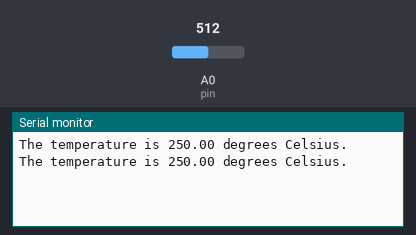
Simulated run of this sketch. Board: Arduino Uno, built with avr-gcc and run on an emulated ATmega328P. Parts: the last lines printed to the serial monitor. The inputs (shaded band) are chosen by the test bench; at power-on: A0 (pin) = 512.

Above: at 1.8 s.
1.9 s: A0 (pin) set to 716
At 2.8 s:
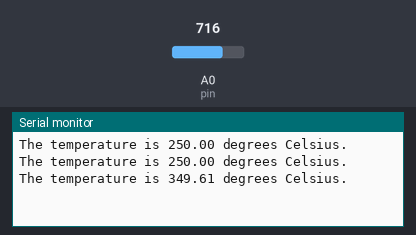
3.4 s: A0 (pin) set to 900
At 4.8 s:
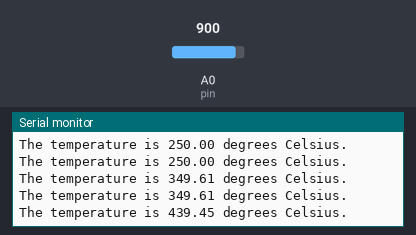
Timing chart, 0 to 6.4 s (numbered marks = the images above; inputs shaded):
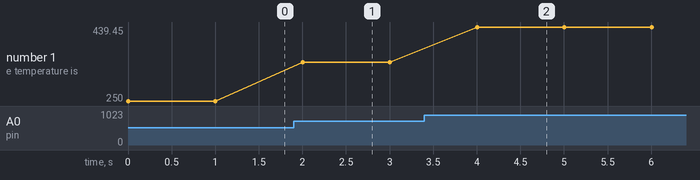

Measured:
- after the input at 1.9 s, the serial monitor: prints a new line after 0.10 s (image 1)
- after the input at 3.4 s, the serial monitor: prints a new line after 0.60 s (image 2)
- plotted number 1: 250 → 349.61 after the input at 1.9 s, 349.61 → 439.45 after the input at 3.4 s

The sketch:

LM35_Temparature.ino
```cpp
const int pin =0;

void setup()
{
  // put your setup code here, to run once:
  Serial.begin(9600);
}

void loop()
{
  // put your main code here, to run repeatedly:
  int temp = analogRead(pin);
  //Serial.print(temp); Serial.print(" = ");
  float mVolts = (temp/1024.0)* 5000;
  float celsius = mVolts/10; //Sensor output is 10mV per degree Celsius.
  Serial.print("The temperature is "); Serial.print(celsius); Serial.print(" degrees Celsius. ");
  Serial.print("\n");
  //Serial.print((celsius*9)/ + 32); Serial.print(" degrees Fahrenheit"); //Covertion to Fahrenheit
  delay(1000);
}
```
